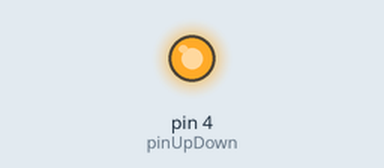
This sketch was run on a simulated Arduino Uno, built with avr-gcc and run on an emulated ATmega328P. On the bench: output pins drawn as LEDs (lit = HIGH). Pins used as bus, display or sensor lines are not drawn.

Above: at 4.0 s.
At 11.7 s:
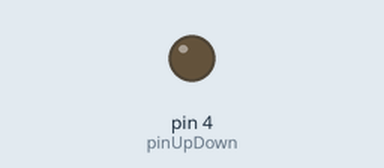
Timing chart, 0 to 20.2 s (numbered marks = the images above):
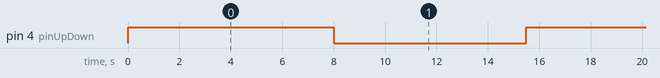

Measured:
- by itself, pin 4 (pinUpDown): alternates HIGH for 8.0 s and LOW for 7.5 s

The sketch:

cuont_UpDown.ino
```cpp
const int pinClock = 5;  // Azul
const int pinUpDown = 4; // Blanco
const int pinReset = 3;  // Amarillo

void setup() {
  pinMode(pinClock, OUTPUT);
  pinMode(pinUpDown, OUTPUT);
  pinMode(pinReset, OUTPUT);
}

void loop() {
  digitalWrite(pinReset, LOW); digitalWrite(pinReset, HIGH); digitalWrite(pinReset, LOW);
  count();
}

void count() {
  digitalWrite(pinUpDown, HIGH);
  digitalWrite(pinUpDown, LOW);

  digitalWrite(pinUpDown, HIGH);
  for (int i = 0; i < 30; i++) {
    updatecount();
    delay(250);
  }

  delay(500);

  digitalWrite(pinUpDown, LOW);
  for (int j = 0; j < 30; j++) {
    updatecount();
    delay(250);
  }
}

void updatecount() {
  digitalWrite(pinClock, LOW);
  digitalWrite(pinClock, HIGH);
}
```
